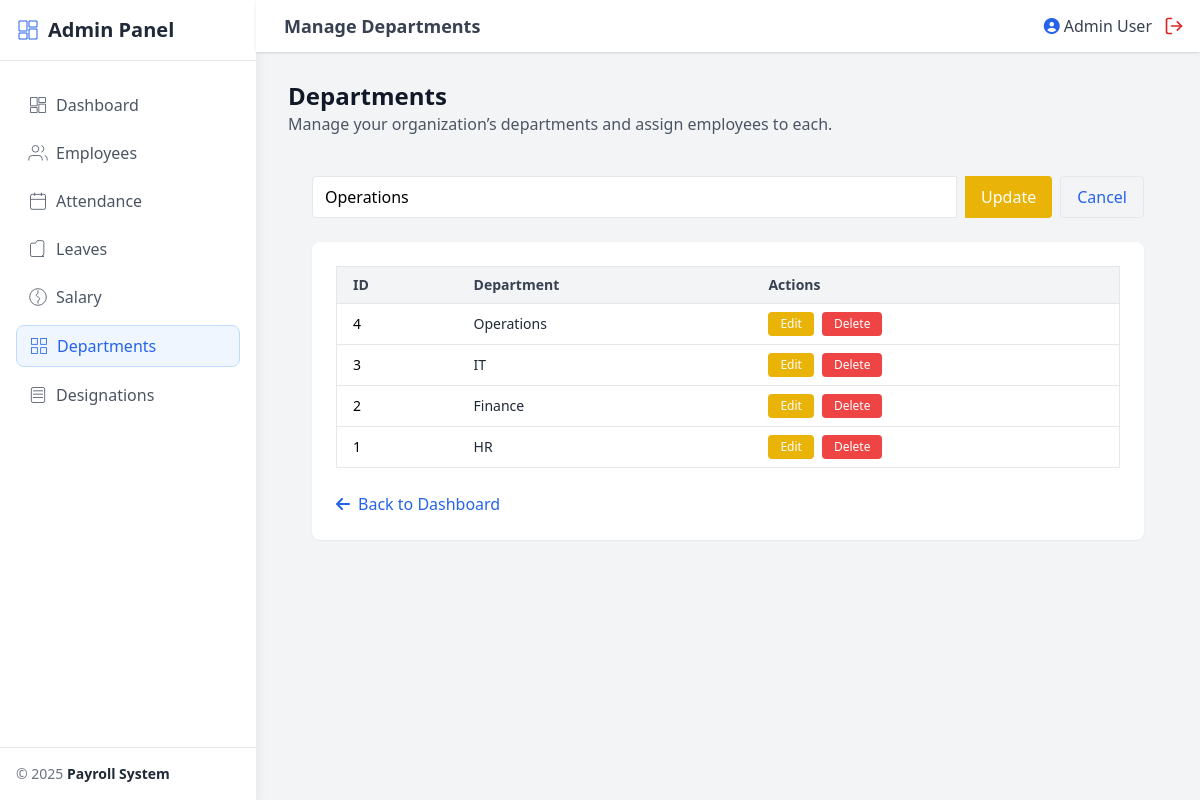
Page /admin/departments.php?edit=4 (signed in) on the committed database.
### tables this page shows
CREATE TABLE departments (
    id INT AUTO_INCREMENT PRIMARY KEY,
    name VARCHAR(100) NOT NULL
);

### admin/departments.php (the view, shortened to what this page needs)
<?php
require '../includes/auth.php';
$emp = $_SESSION['user'];
$result = $conn->query("SELECT * FROM departments ORDER BY id DESC");
$editDept = null;
if (isset($_GET['edit'])) {
  $id = intval($_GET['edit']);
  $stmt = $conn->prepare("SELECT * FROM departments WHERE id=?");
  $stmt->bind_param("i", $id);
  $stmt->execute();
  $editDept = $stmt->get_result()->fetch_assoc();
}
?>
<!DOCTYPE html>
<html lang="en">
<head>
  <script src="https://cdn.tailwindcss.com"></script>
  <link href="https://cdnjs.cloudflare.com/ajax/libs/font-awesome/6.5.0/css/all.min.css" rel="stylesheet">
</head>
<body class="bg-gray-100">
  <?php include_once '../includes/sidebar.php'; ?>
  <div class="flex-1 flex flex-col min-h-screen md:ml-64">
    <header class="fixed top-0 left-0 right-0 md:left-64 bg-white shadow flex justify-between items-center px-4 py-3 z-40">
      <div class="flex items-center space-x-3">
        <h1 class="text-lg font-semibold text-gray-700">Manage Departments</h1>
      </div>
      <div class="flex items-center space-x-3">
        <span class="text-gray-700 flex items-center">
          <i class="fas fa-user-circle text-blue-600 mr-1"></i>
          <?php echo htmlspecialchars($emp['name']); ?>
        </span>
        <a href="../logout.php" class="text-red-600 hover:text-red-800">
        </a>
      </div>
    </header>
    <main class="flex-1 pt-20 px-4 md:px-8 pb-8">
      <div class="flex flex-col sm:flex-row justify-between items-start sm:items-center space-y-4 sm:space-y-0 mb-4">
        <div>
          <h2 class="text-2xl font-bold text-gray-900">Departments</h2>
          <p class="text-gray-600">Manage your organization’s departments and assign employees to each.</p>
        </div>
      </div>
      <div class="p-4 md:p-6">
        <form method="POST" class="flex flex-col md:flex-row mb-6 space-y-2 md:space-y-0">
          <?php if ($editDept): ?>
            <input type="text" name="name" value="<?= htmlspecialchars($editDept['name']) ?>" class="flex-grow border rounded-l px-3 py-2 focus:outline-none focus:ring" required>
            <button type="submit" name="update" class="bg-yellow-500 text-white px-4 rounded-r hover:bg-yellow-600 mt-2 md:mt-0 md:ml-2">Update</button>
            <a href="departments.php" class="text-blue-600 hover:underline px-4 py-2 rounded border mt-2 md:mt-0 md:ml-2">Cancel</a>
          <?php else: ?>
            <input type="text" name="name" placeholder="Department Name" class="flex-grow border rounded-l px-3 py-2 focus:outline-none focus:ring" required>
            <button type="submit" name="add" class="bg-blue-600 text-white px-4 rounded-r hover:bg-blue-700 mt-2 md:mt-0 md:ml-2">Add</button>
          <?php endif; ?>
        </form>
        <div class="bg-white shadow-sm rounded-lg p-6">
          <div class="overflow-x-auto">
            <table class="w-full border border-gray-200 rounded-lg text-sm">
              <thead class="bg-gray-100 text-gray-700">
                <tr>
                  <th class="px-4 py-2 text-left">ID</th>
                  <th class="px-4 py-2 text-left">Department</th>
                  <th class="px-4 py-2 text-left">Actions</th>
                </tr>
              </thead>
              <tbody>
                <?php while ($row = $result->fetch_assoc()): ?>
                  <tr class="border-t hover:bg-gray-50 transition">
                    <td class="px-4 py-2"><?= $row['id'] ?></td>
                    <td class="px-4 py-2 font-medium text-gray-800"><?= htmlspecialchars($row['name']) ?></td>
                    <td class="px-4 py-2">
                      <div class="flex flex-wrap gap-2">
                        <a href="departments.php?edit=<?= $row['id'] ?>"
                          class="bg-yellow-500 hover:bg-yellow-600 text-white px-3 py-1 rounded text-xs transition">
                          Edit
                        </a>
                        <a href="departments.php?delete=<?= $row['id'] ?>"
                          onclick="return confirm('Are you sure you want to delete this department?')"
                          class="bg-red-500 hover:bg-red-600 text-white px-3 py-1 rounded text-xs transition">
                          Delete
                        </a>
                      </div>
                    </td>
                  </tr>
                <?php endwhile; ?>
              </tbody>
            </table>
          </div>
          <div class="mt-6 text-center md:text-left">
            <a href="dashboard.php"
              class="text-blue-600 hover:underline flex items-center justify-center md:justify-start">
              <i class="fa-solid fa-arrow-left mr-2"></i> Back to Dashboard
            </a>
          </div>
        </div>
    </main>
  </div>
</body>
</html>

### rows in the picture
departments: name "Operations", id "4"
departments: id "3", name "IT"
departments: id "2", name "Finance"
departments: id "1", name "HR"

### other values in the picture
$item['title'] "Dashboard"
$item['title'] "Employees"
$item['title'] "Attendance"
$item['title'] "Leaves"
$item['title'] "Salary"
$item['title'] "Departments"
$item['title'] "Designations"
$emp['name'] "Admin User"
